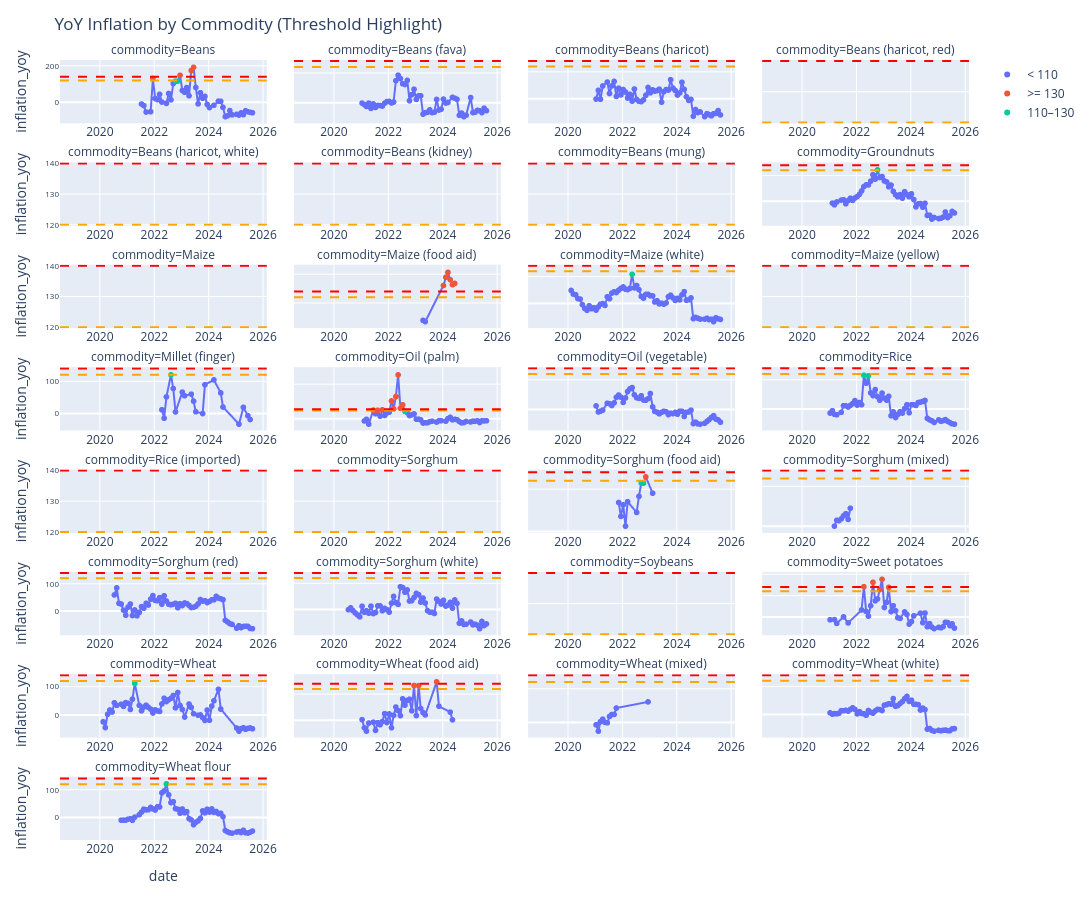

The code cell stored with this chart in its notebook:
### Code cell
import numpy as np
import plotly.express as px
import plotly.graph_objects as go

# 수준(label) 구분 컬럼 만들기
# 2) 단계 구분 함수: 110 / 130 기준
def classify_level(x):
    if x >= 130:
        return ">= 130"
    elif x >= 110:
        return "110–130"
    else:
        return "< 110"

eth_inf["level"] = eth_inf["inflation_yoy"].apply(classify_level)

# 1) 기본 선: 회색으로 commodity별 facet
fig = px.line(
    eth_inf,
    x="date",
    y="inflation_yoy",
    facet_col="commodity",
    facet_col_wrap=4,
    facet_col_spacing=0.03,
    facet_row_spacing=0.05,
    title="YoY Inflation by Commodity (Threshold Highlight)",
    # labels={"inflation_yoy": "YoY inflation (%)"}
)

# 2) 위에 색깔 점을 덧씌움: level 별 색깔
fig2 = px.scatter(
    eth_inf,
    x="date",
    y="inflation_yoy",
    facet_col="commodity",
    facet_col_wrap=4,
    facet_col_spacing=0.03,
    facet_row_spacing=0.05,
    color="level",
    # labels={"inflation_yoy": "YoY inflation (%)", "level": "Level"},
)

# scatter trace만 가져와서 fig에 추가
for tr in fig2.data:
    fig.add_trace(tr)

# 120, 140 기준선
fig.add_hline(y=120, line_dash="dash", line_color="orange")
fig.add_hline(y=140, line_dash="dash", line_color="red")

fig.update_yaxes(matches=None, nticks=3, tickfont=dict(size=8))
# fig.layout.yaxis.title = "YoY inflation (%)"
fig.update_layout(
    width=1600,
    height=900,
    margin=dict(l=60, r=30, t=60, b=60)
)
fig.update_xaxes(showticklabels=True)
fig.show()
